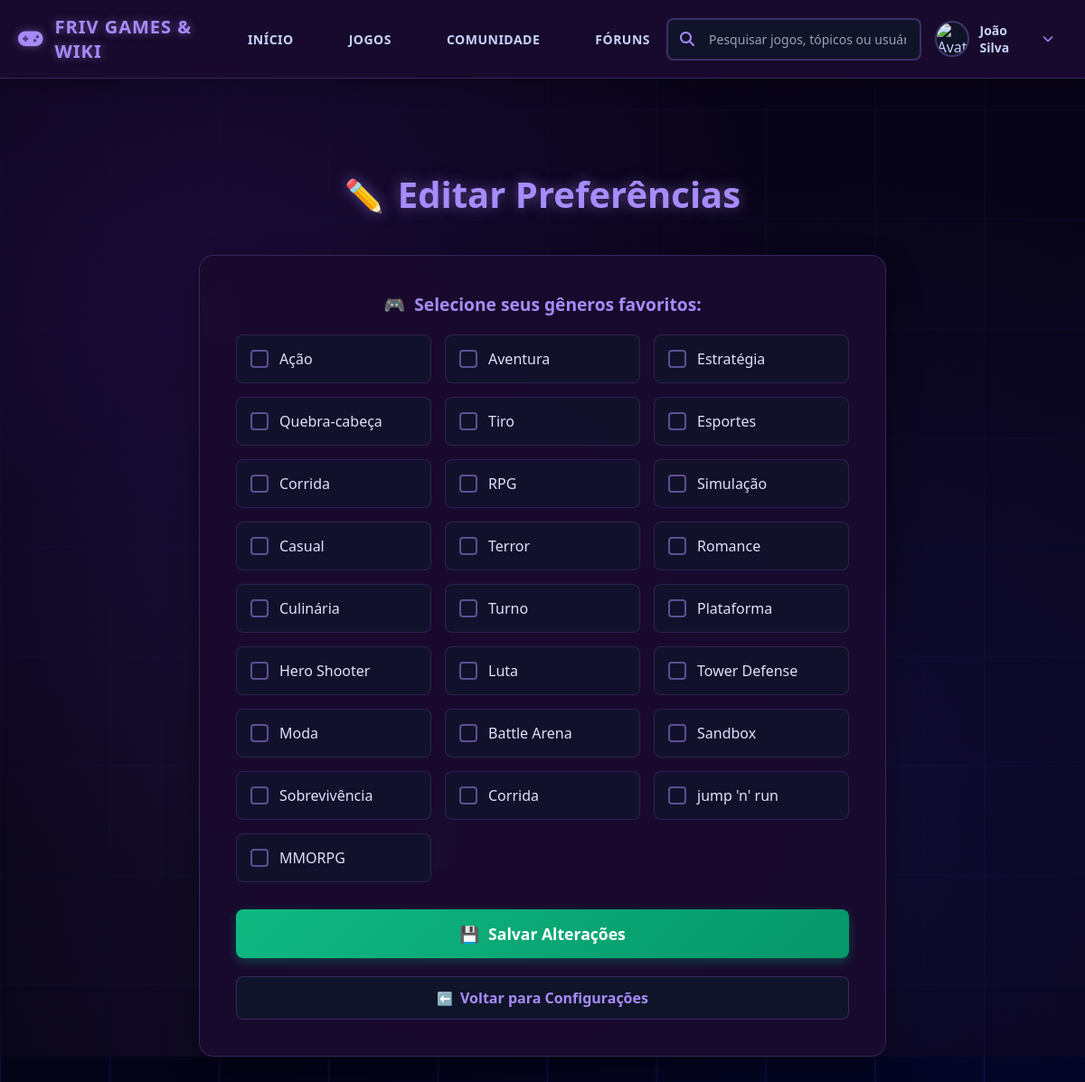
Screenshot of /editarPreferencia.php (signed in) with the database file from the repository.
### tables this page shows
CREATE TABLE IF NOT EXISTS `genero` (
  `idgenero` INT NOT NULL AUTO_INCREMENT,
  `nome` VARCHAR(45) NOT NULL,
  PRIMARY KEY (`idgenero`),
  UNIQUE INDEX `idgenero_UNIQUE` (`idgenero` ASC) VISIBLE);

### controle/funcoes.php (called while the page is built, shortened)
<?php
function listarGenero($conexao)
{
    $sql = "SELECT * FROM genero";
    $resultado = mysqli_query($conexao, $sql);
    $generos = [];
    while ($linha = mysqli_fetch_assoc($resultado)) {
        $generos[] = $linha;
    }
    return $generos;
}
?>

### public/editarPreferencia.php (the view, shortened to what this page needs)
<?php
require_once "../controle/conexao.php";
require_once "../controle/funcoes.php";
$generos = listarGenero($conexao);
?>
<!DOCTYPE html>
<html lang="pt-br">
<head>
    <link rel="stylesheet" href="https://cdnjs.cloudflare.com/ajax/libs/font-awesome/6.4.0/css/all.min.css">
    <link rel="stylesheet" href="./estilo/cabeçalho.css">
    <link rel="stylesheet" href="./estilo/estilo_editarPreferencia.css">
</head>
<body>
    <?php include 'cabeçalho.php'; ?>
    <div class="editar-preferencias-container">
        <h1 class="page-title">Editar Preferências</h1>
        <div class="form-container">
            <form action="../controle/salvarPreferenciaEditada.php" method="post">
                <label class="form-label">Selecione seus gêneros favoritos:</label>
                <div class="generos-container">
                    <?php foreach ($generos as $genero):
                        $nome = $genero['nome'];
                    ?>
                        <label class="genero-option">
                            <span class="checkbox-custom"></span>
                            <span class="genero-name"><?php echo $nome; ?></span>
                        </label>
                    <?php endforeach; ?>
                </div>
                <button type="submit" class="save-btn">Salvar Alterações</button>
            </form>
            <a href="configuracoes.php" class="back-btn">Voltar para Configurações</a>
        </div>
    </div>
</body>
</html>

### public/estilo/estilo_editarPreferencia.css (style rules this page uses)
* { margin: 0; padding: 0; box-sizing: border-box; font-family: 'Segoe UI', Tahoma, Geneva, Verdana, sans-serif; }
body { background-size: cover; background-blend-mode: overlay; min-height: 100vh; color: #e0e0ff; position: relative; }
body::after { content: ""; position: absolute; top: 0; left: 0; width: 100%; height: 100%; background: radial-gradient(circle at 20% 30%, rgba(124, 58, 237, 0.15) 0%, transparent 50%), radial-gradient(circle at 80% 70%, rgba(79, 70, 229, 0.1) 0%, transparent 50%), radial-gradient(circle at 40% 80%, rgba(167, 139, 250, 0.1) 0%, transparent 50%); animation: pulse 15s ease-in-out infinite; z-index: 0; }
body::before { content: ""; position: absolute; top: 0; left: 0; width: 100%; height: 100%; background: rgba(10, 5, 25, 0.7); z-index: 0; }
.editar-preferencias-container { max-width: 800px; margin: 100px auto 40px; padding: 0 20px; position: relative; z-index: 1; }
.page-title { text-align: center; color: #a78bfa; font-size: 2.5rem; font-weight: 700; margin-bottom: 40px; text-shadow: 0 0 15px rgba(167, 139, 250, 0.5); display: flex; align-items: center; justify-content: center; gap: 15px; }
.page-title::before { content: "✏️"; font-size: 2.2rem; }
.form-container { background: rgba(26, 11, 46, 0.95); border-radius: 16px; padding: 40px; box-shadow: 0 15px 35px rgba(0, 0, 0, 0.4); border: 1px solid rgba(101, 78, 163, 0.4); backdrop-filter: blur(10px); }
.form-label { display: block; color: #a78bfa; font-size: 1.2rem; font-weight: 600; margin-bottom: 20px; text-align: center; }
.form-label::before { content: "🎮"; margin-right: 10px; }
.generos-container { display: grid; grid-template-columns: repeat(auto-fit, minmax(200px, 1fr)); gap: 15px; margin-bottom: 30px; }
.genero-option { display: flex; align-items: center; gap: 12px; padding: 15px; background: rgba(15, 23, 42, 0.6); border-radius: 8px; border: 1px solid rgba(101, 78, 163, 0.3); transition: all 0.3s ease; cursor: pointer; }
.checkbox-custom { width: 20px; height: 20px; border: 2px solid rgba(167, 139, 250, 0.5); border-radius: 4px; display: flex; align-items: center; justify-content: center; transition: all 0.3s ease; position: relative; }
.checkbox-custom::after { content: "✓"; color: white; font-size: 14px; font-weight: bold; opacity: 0; transition: opacity 0.3s ease; }
.genero-name { color: #e0e0ff; font-weight: 500; font-size: 1rem; }
.save-btn { display: block; width: 100%; background: linear-gradient(135deg, #10b981 0%, #059669 100%); color: white; border: none; padding: 15px 30px; border-radius: 8px; font-size: 1.1rem; font-weight: 600; cursor: pointer; transition: all 0.3s ease; box-shadow: 0 4px 12px rgba(16, 185, 129, 0.3); margin-bottom: 20px; }
.save-btn::before { content: "💾"; margin-right: 10px; }
.back-btn { display: inline-flex; align-items: center; justify-content: center; gap: 8px; background: rgba(15, 23, 42, 0.8); color: #a78bfa; text-decoration: none; padding: 12px 24px; border-radius: 8px; font-weight: 600; transition: all 0.3s; border: 1px solid rgba(101, 78, 163, 0.4); width: 100%; text-align: center; }
.back-btn::before { content: "⬅️"; font-size: 0.9rem; }

### rows the page displays
genero: nome "Ação"
genero: nome "Aventura"
genero: nome "Estratégia"
genero: nome "Quebra-cabeça"
genero: nome "Tiro"
genero: nome "Esportes"
genero: nome "Corrida"
genero: nome "RPG"
genero: nome "Simulação"
genero: nome "Casual"
genero: nome "Terror"
genero: nome "Romance"
genero: nome "Culinária"
genero: nome "Turno"
genero: nome "Plataforma"
genero: nome "Hero Shooter"
genero: nome "Luta"
genero: nome "Tower Defense"
genero: nome "Moda"
genero: nome "Battle Arena"
genero: nome "Sandbox"
genero: nome "Sobrevivência"
genero: nome "Corrida"
genero: nome "jump 'n' run"
genero: nome "MMORPG"

### other values shown
$_SESSION['nome'] "João Silva"
